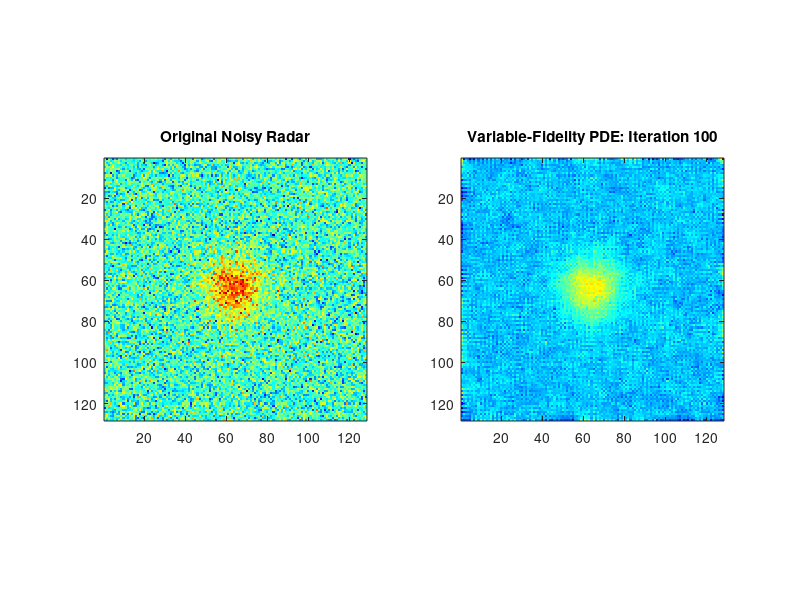

Source code (MATLAB):
%% "Significant Variation" PDE: Variable Fidelity Radar Denoising
% Carlos Ceballos - ECE Final Project
clear; clc; close all;

%% 1. Setup 2D Radar Environment
N = 128;
[X, Y] = meshgrid(1:N, 1:N);
% Create a Target Blob
target = 1.0 * exp(-((X-64).^2 + (Y-64).^2) / (2*10^2));
u0 = target + 0.3 * randn(N, N); % Noisy Input

%% 2. The "Significant" Tweak: Generate a Fidelity Map (lambda)
% Instead of one lambda, we make lambda a matrix.
% We use a simple gradient detector on the noisy data to find "points of interest"
[idx, idy] = gradient(u0);
edges = sqrt(idx.^2 + idy.^2);
% Normalize edges and scale lambda: High lambda at edges, Low lambda in background
lambda_base = 0.2;
lambda_map = lambda_base + 1.5 * (edges / max(edges(:))); 

%% 3. PDE Parameters
dt = 0.1;
u = u0; 
iterations = 100;%

figure('Color', 'w', 'Position', [100, 100, 950, 400]);

%% 4. The Loop (This is the core "doing something" part)
for t = 1:iterations
    % Standard Laplacian
    [ux, uy] = gradient(u);
    [uxx, ~] = gradient(ux);
    [~, uyy] = gradient(uy);
    laplacian = uxx + uyy;
    
    % Update Rule with Spatially Varying Lambda
    % This is the Euler-Lagrange you derived, but with our 'smart' lambda_map
    u = u + dt * (laplacian - lambda_map .* (u - u0));
    
    % Visualization
    if mod(t, 10) == 0 || t == 1
        subplot(1,2,1); imagesc(u0); colormap jet; axis image;
        title('Original Noisy Radar');
        
        subplot(1,2,2); imagesc(u); colormap jet; axis image;
        title(['Variable-Fidelity PDE: Iteration ', num2str(t)]);
        drawnow;
    end
end
